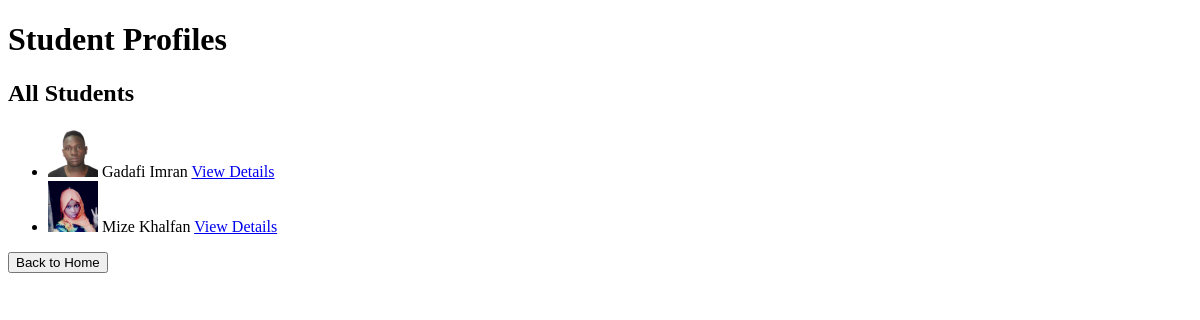
Page /profiles/ on the earlier database version.
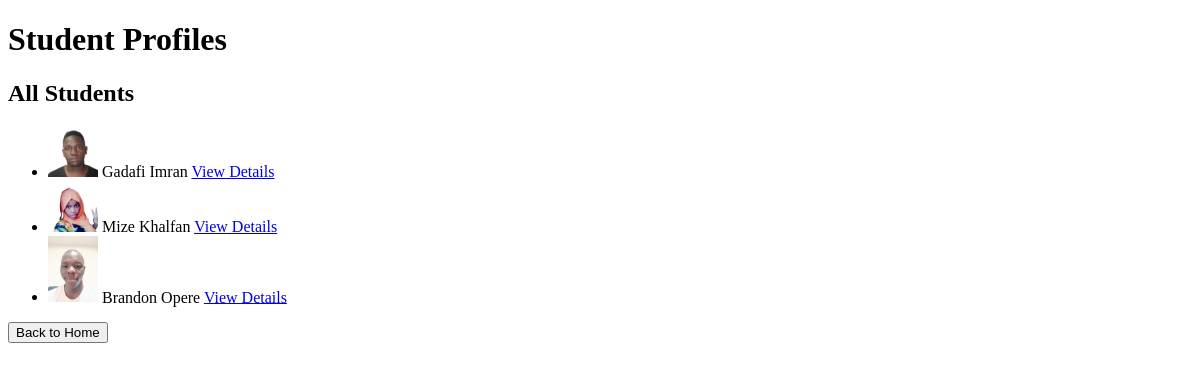
Same page on the later database version.
### attendance/models.py (models this page shows, shortened)
class StudentProfile(models.Model):
    user_name = models.CharField(max_length=300)
    first_name = models.CharField(max_length=70)
    last_name = models.CharField(max_length=70)
    reg_no = models.CharField(max_length=70)  # Registration number should be a CharField for alphanumeric codes
    phone = models.CharField(max_length=15)  # Using CharField to accommodate special characters like '+'
    email = models.EmailField()
    dob = models.DateField()  # Date of birth
    course = models.CharField(max_length=200)
    religion = models.CharField(max_length=70)
    games = models.CharField(max_length=70)
    hostel = models.CharField(max_length=70)
    room_no = models.CharField(max_length=70)
    year = models.CharField(max_length=70 ,null=True, blank=False)
    fee_balance = models.CharField(max_length=70,null=True, blank=False)
    parents_phone = models.CharField(max_length=15)  # CharField for phone
    parents_name = models.CharField(max_length=70)
    address = models.CharField(max_length=100)  # Increased length for more flexibility
    role = models.CharField(choices=ROLES, max_length=20, null=True, blank=False, default='student')
    image = models.ImageField(upload_to='profile_images/',null=True, blank=False)
    updated = models.DateTimeField(auto_now=True)

### attendance/views.py (the view)
# urls.py: path('profiles/', views.profiles, name='profiles'),  # Admin URL to view all profiles
def profiles(request):
    profiles = StudentProfile.objects.all()
    context = {
        'profiles': profiles
    }
    return render(request, 'core/profiles.html', context)

### templates/core/profiles.html (shortened to what this page needs)
{% load static %}
<!DOCTYPE html>
<html lang="en">
<head>
    <link rel="stylesheet" href="{% static 'css/style.css' %}">
</head>
<body>
    <header>
        <h1>Student Profiles</h1>
    </header>
    <main>
        <section>
            <h2>All Students</h2>
            <ul>
                {% for profile in profiles %}
                    <li>
                        <img src="{{ profile.image.url }}" alt="Profile Picture" width="50">
                        {{ profile.first_name }} {{ profile.last_name }}
                        <a href="{% url 'details' %}">View Details</a>
                    </li>
                {% empty %}
                    <li>No profiles available.</li>
                {% endfor %}
            </ul>
        </section>
        <button onclick="window.location.href='{% url 'index' %}'">Back to Home</button>
    </main>
</body>
</html>

Differences in the rows shown:
changed StudentProfile "Mize": image: a different picture
added StudentProfile: image (picture), first_name "Brandon", last_name "Opere"
